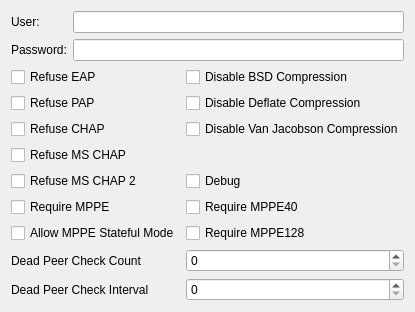
     <widget class="QWidget" name="PPTP">
      <layout class="QGridLayout" name="gridLayout_2">
       <item row="0" column="0">
        <layout class="QGridLayout" name="gridLayout_4">
         <item row="1" column="0">
          <widget class="QLabel" name="label_04_password">
           <property name="text">
            <string>Password:</string>
           </property>
          </widget>
         </item>
         <item row="0" column="0">
          <widget class="QLabel" name="label_04_user">
           <property name="text">
            <string>User:</string>
           </property>
          </widget>
         </item>
         <item row="0" column="1">
          <widget class="QLineEdit" name="lineEdit_04_user">
           <property name="whatsThis">
            <string>&lt;html&gt;&lt;head/&gt;&lt;body&gt;&lt;p&gt;PPTP user name. If left blank you will be asked for a username by the agent when a connection is attempted.&lt;/p&gt;&lt;/body&gt;&lt;/html&gt;</string>
           </property>
          </widget>
         </item>
         <item row="1" column="1">
          <widget class="QLineEdit" name="lineEdit_04_password">
           <property name="toolTip">
            <string>&lt;html&gt;&lt;head/&gt;&lt;body&gt;&lt;p&gt;PPTP password. If left blank the password will be asked from the user by the agent when a connection is attempted.&lt;/p&gt;&lt;/body&gt;&lt;/html&gt;</string>
           </property>
           <property name="whatsThis">
            <string>&lt;html&gt;&lt;head/&gt;&lt;body&gt;&lt;p&gt;PPTP password. If left blank you will be asked for the password by the agent when a connection is attempted.&lt;/p&gt;&lt;/body&gt;&lt;/html&gt;</string>
           </property>
          </widget>
         </item>
        </layout>
       </item>
       <item row="1" column="0">
        <layout class="QGridLayout" name="gridLayout_5">
         <item row="3" column="0">
          <widget class="QCheckBox" name="checkBox_04_refusemschap">
           <property name="whatsThis">
            <string>&lt;html&gt;&lt;head/&gt;&lt;body&gt;&lt;p&gt;With this option, pppd will not agree to authenticate itself to the peer using MS-CHAP.&lt;/p&gt;&lt;/body&gt;&lt;/html&gt;</string>
           </property>
           <property name="text">
            <string>Refuse MS CHAP</string>
           </property>
          </widget>
         </item>
         <item row="2" column="1">
          <widget class="QCheckBox" name="checkBox_04_novj">
           <property name="whatsThis">
            <string>&lt;html&gt;&lt;head/&gt;&lt;body&gt;&lt;p&gt;Disable Van Jacobson style TCP/IP header compression in both the transmit and the receive direction.&lt;/p&gt;&lt;/body&gt;&lt;/html&gt;</string>
           </property>
           <property name="text">
            <string>Disable Van Jacobson Compression</string>
           </property>
          </widget>
         </item>
         <item row="8" column="1">
          <widget class="QSpinBox" name="spinBox_04_echofailure">
           <property name="sizePolicy">
            <sizepolicy hsizetype="Minimum" vsizetype="Fixed">
             <horstretch>0</horstretch>
             <verstretch>0</verstretch>
            </sizepolicy>
           </property>
           <property name="whatsThis">
            <string>&lt;html&gt;&lt;head/&gt;&lt;body&gt;&lt;p&gt;If this option is given, pppd will presume the peer to be dead if n LCP echo-requests are sent without receiving a valid LCP echo-reply. If this happens, pppd will terminate the connection. Use of this option requires a non-zero value for the lcp-echo-interval parameter. This option can be used to enable pppd to terminate after the physical connection has been broken (e.g., the modem has hung up) in situations where no hardware modem control lines are available.&lt;/p&gt;&lt;/body&gt;&lt;/html&gt;</string>
           </property>
          </widget>
         </item>
         <item row="10" column="0">
          <widget class="QLabel" name="label_04_echointerval">
           <property name="whatsThis">
            <string/>
           </property>
           <property name="text">
            <string>Dead Peer Check Interval</string>
           </property>
          </widget>
         </item>
         <item row="4" column="0">
          <widget class="QCheckBox" name="checkBox_04_refusemschap2">
           <property name="whatsThis">
            <string>&lt;html&gt;&lt;head/&gt;&lt;body&gt;&lt;p&gt;With this option, pppd will not agree to authenticate itself to the peer using MS-CHAPv2.&lt;/p&gt;&lt;/body&gt;&lt;/html&gt;</string>
           </property>
           <property name="text">
            <string>Refuse MS CHAP 2</string>
           </property>
          </widget>
         </item>
         <item row="0" column="1">
          <widget class="QCheckBox" name="checkBox_04_nobsdcomp">
           <property name="whatsThis">
            <string>&lt;html&gt;&lt;head/&gt;&lt;body&gt;&lt;p&gt;Disables BSD-Compress compression; pppd will not request or agree to compress packets using the BSD-Compress scheme.&lt;/p&gt;&lt;/body&gt;&lt;/html&gt;</string>
           </property>
           <property name="text">
            <string>Disable BSD Compression</string>
           </property>
          </widget>
         </item>
         <item row="2" column="0">
          <widget class="QCheckBox" name="checkBox_04_refusechap">
           <property name="whatsThis">
            <string>&lt;html&gt;&lt;head/&gt;&lt;body&gt;&lt;p&gt;With this option, pppd will not agree to authenticate itself to the peer using CHAP.&lt;/p&gt;&lt;/body&gt;&lt;/html&gt;</string>
           </property>
           <property name="text">
            <string>Refuse CHAP</string>
           </property>
          </widget>
         </item>
         <item row="5" column="0">
          <widget class="QCheckBox" name="checkBox_04_requiremppe">
           <property name="whatsThis">
            <string>&lt;html&gt;&lt;head/&gt;&lt;body&gt;&lt;p&gt;Require the use of MPPE (Microsoft Point to Point Encryption).  This option disables all other compression types.  This option  enables  both 40-bit  and  128-bit  encryption.   In  order for MPPE to successfully come up, you must have authenticated with either MS-CHAP or MS-CHAPv2. This option is presently only supported under Linux, and only if your kernel has been configured to include MPPE support.&lt;/p&gt;&lt;/body&gt;&lt;/html&gt;</string>
           </property>
           <property name="text">
            <string>Require MPPE</string>
           </property>
          </widget>
         </item>
         <item row="1" column="1">
          <widget class="QCheckBox" name="checkBox_04_nodeflate">
           <property name="whatsThis">
            <string>&lt;html&gt;&lt;head/&gt;&lt;body&gt;&lt;p&gt;Disables Deflate compression; pppd will not request or agree to compress packets using the Deflate scheme.&lt;/p&gt;&lt;/body&gt;&lt;/html&gt;</string>
           </property>
           <property name="text">
            <string>Disable Deflate Compression</string>
           </property>
          </widget>
         </item>
         <item row="0" column="0">
          <widget class="QCheckBox" name="checkBox_04_refuseeap">
           <property name="whatsThis">
            <string>With this option, pppd will not agree to authenticate itself to the peer using EAP.</string>
           </property>
           <property name="text">
            <string>Refuse EAP</string>
           </property>
          </widget>
         </item>
         <item row="8" column="0">
          <widget class="QLabel" name="label_04_echofailure">
           <property name="whatsThis">
            <string/>
           </property>
           <property name="text">
            <string>Dead Peer Check Count</string>
           </property>
          </widget>
         </item>
         <item row="1" column="0">
          <widget class="QCheckBox" name="checkBox_04_refusepap">
           <property name="whatsThis">
            <string>&lt;html&gt;&lt;head/&gt;&lt;body&gt;&lt;p&gt;With this option, pppd will not agree to authenticate itself to the peer using PAP&lt;/p&gt;&lt;/body&gt;&lt;/html&gt;</string>
           </property>
           <property name="text">
            <string>Refuse PAP</string>
           </property>
          </widget>
         </item>
         <item row="10" column="1">
          <widget class="QSpinBox" name="spinBox_04_echointerval">
           <property name="whatsThis">
            <string>&lt;html&gt;&lt;head/&gt;&lt;body&gt;&lt;p&gt;If  this  option  is  given,  pppd  will send an LCP echo-request frame to the peer every n seconds.  Normally the peer should respond to the echo-request by sending an echo-reply.  This option can be used with the lcp-echo-failure option to detect that the peer is no longer connected.&lt;/p&gt;&lt;/body&gt;&lt;/html&gt;</string>
           </property>
           <property name="maximum">
            <number>120</number>
           </property>
          </widget>
         </item>
         <item row="6" column="0">
          <widget class="QCheckBox" name="checkBox_04_mppestateful">
           <property name="whatsThis">
            <string>&lt;html&gt;&lt;head/&gt;&lt;body&gt;&lt;p&gt;Allow MPPE to use stateful mode.  Stateless mode is still attempted first.  The default is to disallow stateful mode.&lt;/p&gt;&lt;/body&gt;&lt;/html&gt;</string>
           </property>
           <property name="text">
            <string>Allow MPPE Stateful Mode</string>
           </property>
          </widget>
         </item>
         <item row="6" column="1">
          <widget class="QCheckBox" name="checkBox_04_requiremppe128">
           <property name="whatsThis">
            <string>&lt;html&gt;&lt;head/&gt;&lt;body&gt;&lt;p&gt;Require the use of MPPE, with 128-bit encryption.&lt;/p&gt;&lt;/body&gt;&lt;/html&gt;</string>
           </property>
           <property name="text">
            <string>Require MPPE128</string>
           </property>
          </widget>
         </item>
         <item row="5" column="1">
          <widget class="QCheckBox" name="checkBox_04_requiremppe40">
           <property name="whatsThis">
            <string>&lt;html&gt;&lt;head/&gt;&lt;body&gt;&lt;p&gt;Require the use of MPPE, with 40-bit encryption.&lt;/p&gt;&lt;/body&gt;&lt;/html&gt;</string>
           </property>
           <property name="text">
            <string>Require MPPE40</string>
           </property>
          </widget>
         </item>
         <item row="4" column="1">
          <widget class="QCheckBox" name="checkBox_04_debug">
           <property name="whatsThis">
            <string>&lt;html&gt;&lt;head/&gt;&lt;body&gt;&lt;p&gt;Enables  connection  debugging  facilities.  If this option is given, pppd will log the contents of all control packets sent or received in a readable form.  The packets are logged through syslog with facility daemon and level debug.  &lt;/p&gt;&lt;/body&gt;&lt;/html&gt;</string>
           </property>
           <property name="text">
            <string>Debug</string>
           </property>
          </widget>
         </item>
        </layout>
       </item>
      </layout>
     </widget>
